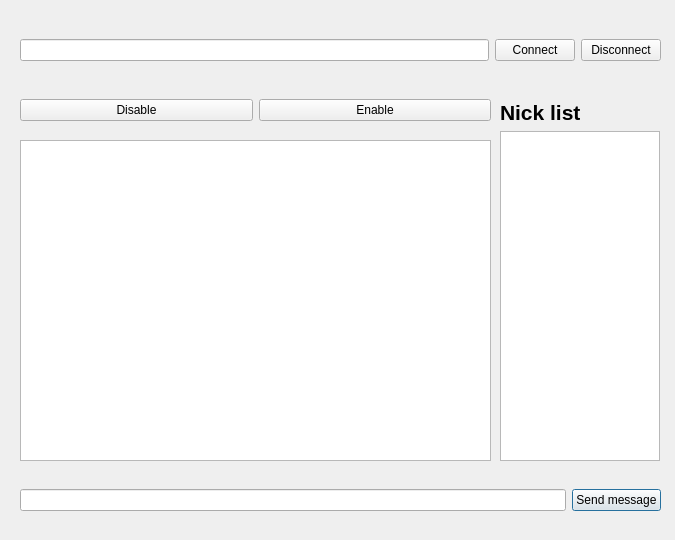
<?xml version="1.0" encoding="UTF-8"?>
<ui version="4.0">
 <class>Dialog</class>
 <widget class="QDialog" name="Dialog">
  <property name="geometry">
   <rect>
    <x>0</x>
    <y>0</y>
    <width>675</width>
    <height>540</height>
   </rect>
  </property>
  <property name="windowTitle">
   <string>Dialog</string>
  </property>
  <widget class="QWidget" name="verticalLayoutWidget">
   <property name="geometry">
    <rect>
     <x>500</x>
     <y>100</y>
     <width>160</width>
     <height>361</height>
    </rect>
   </property>
   <layout class="QVBoxLayout" name="verticalLayout">
    <item>
     <widget class="QLabel" name="label">
      <property name="font">
       <font>
        <pointsize>16</pointsize>
        <weight>75</weight>
        <bold>true</bold>
       </font>
      </property>
      <property name="text">
       <string>Nick list</string>
      </property>
     </widget>
    </item>
    <item>
     <widget class="QListView" name="listView"/>
    </item>
   </layout>
  </widget>
  <widget class="QListView" name="listView_2">
   <property name="geometry">
    <rect>
     <x>20</x>
     <y>140</y>
     <width>471</width>
     <height>321</height>
    </rect>
   </property>
  </widget>
  <widget class="QWidget" name="horizontalLayoutWidget">
   <property name="geometry">
    <rect>
     <x>20</x>
     <y>470</y>
     <width>641</width>
     <height>61</height>
    </rect>
   </property>
   <layout class="QHBoxLayout" name="horizontalLayout">
    <item>
     <widget class="QLineEdit" name="lineEdit"/>
    </item>
    <item>
     <widget class="QPushButton" name="pushButton">
      <property name="text">
       <string>Send message</string>
      </property>
     </widget>
    </item>
   </layout>
  </widget>
  <widget class="QWidget" name="horizontalLayoutWidget_2">
   <property name="geometry">
    <rect>
     <x>20</x>
     <y>30</y>
     <width>641</width>
     <height>41</height>
    </rect>
   </property>
   <layout class="QHBoxLayout" name="horizontalLayout_2">
    <item>
     <widget class="QLineEdit" name="lineEdit_2"/>
    </item>
    <item>
     <widget class="QPushButton" name="pushButton_2">
      <property name="text">
       <string>Connect</string>
      </property>
     </widget>
    </item>
    <item>
     <widget class="QPushButton" name="pushButton_3">
      <property name="text">
       <string>Disconnect</string>
      </property>
     </widget>
    </item>
   </layout>
  </widget>
  <widget class="QWidget" name="horizontalLayoutWidget_3">
   <property name="geometry">
    <rect>
     <x>20</x>
     <y>90</y>
     <width>471</width>
     <height>41</height>
    </rect>
   </property>
   <layout class="QHBoxLayout" name="horizontalLayout_3">
    <item>
     <widget class="QPushButton" name="pushButton_5">
      <property name="text">
       <string>Disable</string>
      </property>
     </widget>
    </item>
    <item>
     <widget class="QPushButton" name="pushButton_4">
      <property name="text">
       <string>Enable</string>
      </property>
     </widget>
    </item>
   </layout>
  </widget>
 </widget>
 <resources/>
 <connections/>
</ui>
